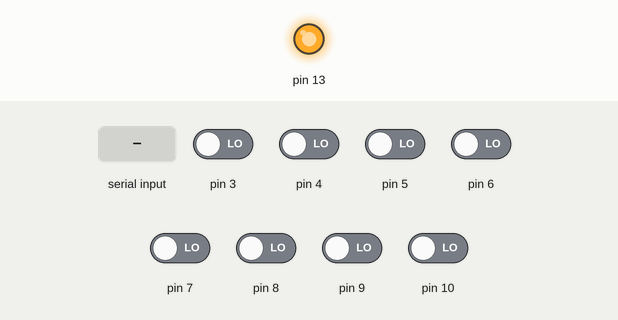
Bench run of a sketch on a simulated Arduino Uno, built with avr-gcc and run on an emulated ATmega328P. Shown: output pins drawn as LEDs (lit = HIGH). The test bench sets the inputs (shaded band); at power-on: pin 3–10 LOW. What the sketch prints to the serial monitor is not drawn.

Above: at 10.9 s.
11.0 s: "1" received over Serial
At 12.1 s:
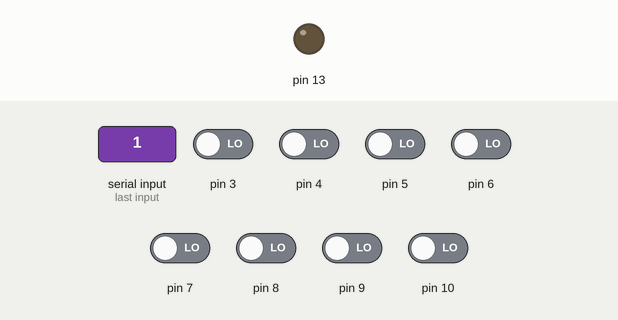
Timing chart, 0 to 14.0 s (numbered marks = the images above; inputs shaded):
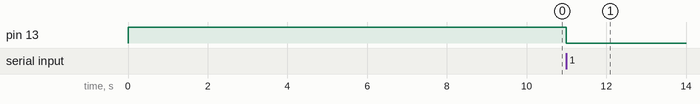

The sketch:

QTRTest.ino
```cpp
#include <QTRSensors.h>
#define NUMBEROFSENSORS 8
#define EMITTER_PIN 2
#define TIMEOUT 2500
#define BAUDRATE 115200
//#define DEBUG //DEBUG: No Calibration, Autosend Reading on One Line
              //Non-DEBUG: Calibrate, Wait for Connection Byte in Setup, Send Data upon Request
unsigned int sensorReading[NUMBEROFSENSORS];
QTRSensorsRC qtr((unsigned char[]){3, 4, 5, 6, 7, 8, 9, 10}, NUMBEROFSENSORS, TIMEOUT, EMITTER_PIN);
void setup()
{
  pinMode(13, OUTPUT);
  digitalWrite(13, HIGH);
  Serial.begin(BAUDRATE);

  #ifndef DEBUG
    for (int i = 0; i < 400; i++)
      qtr.calibrate();//reads all sensors 10 times at 2500 us per read (i.e. ~25 ms per call)
  #else
    Serial.print("DEBUG Mode: Skipping QTR Calibration.");
  #endif

  while (!Serial.available());
  digitalWrite(13,LOW);
}
void loop()
{
  #ifndef DEBUG
  while(!Serial.available());
  while(Serial.available()){
    Serial.read();
  }
  #endif
  unsigned char out = 0;
  qtr.read(sensorReading);
  for (auto r:sensorReading)
  {
    out *= 2;
    out += r > 1000;
  }
  #ifdef DEBUG //Print Out Entire Sensor Reading on New Line
  for(int i=0;i<8;i++)
    Serial.print(bitRead(out,7-i));
  Serial.println();
  delay(50);
  #else
  Serial.write(out);
  #endif
}
```

Measured:
- after the input at 11.0 s, pin 13: HIGH → LOW at once
